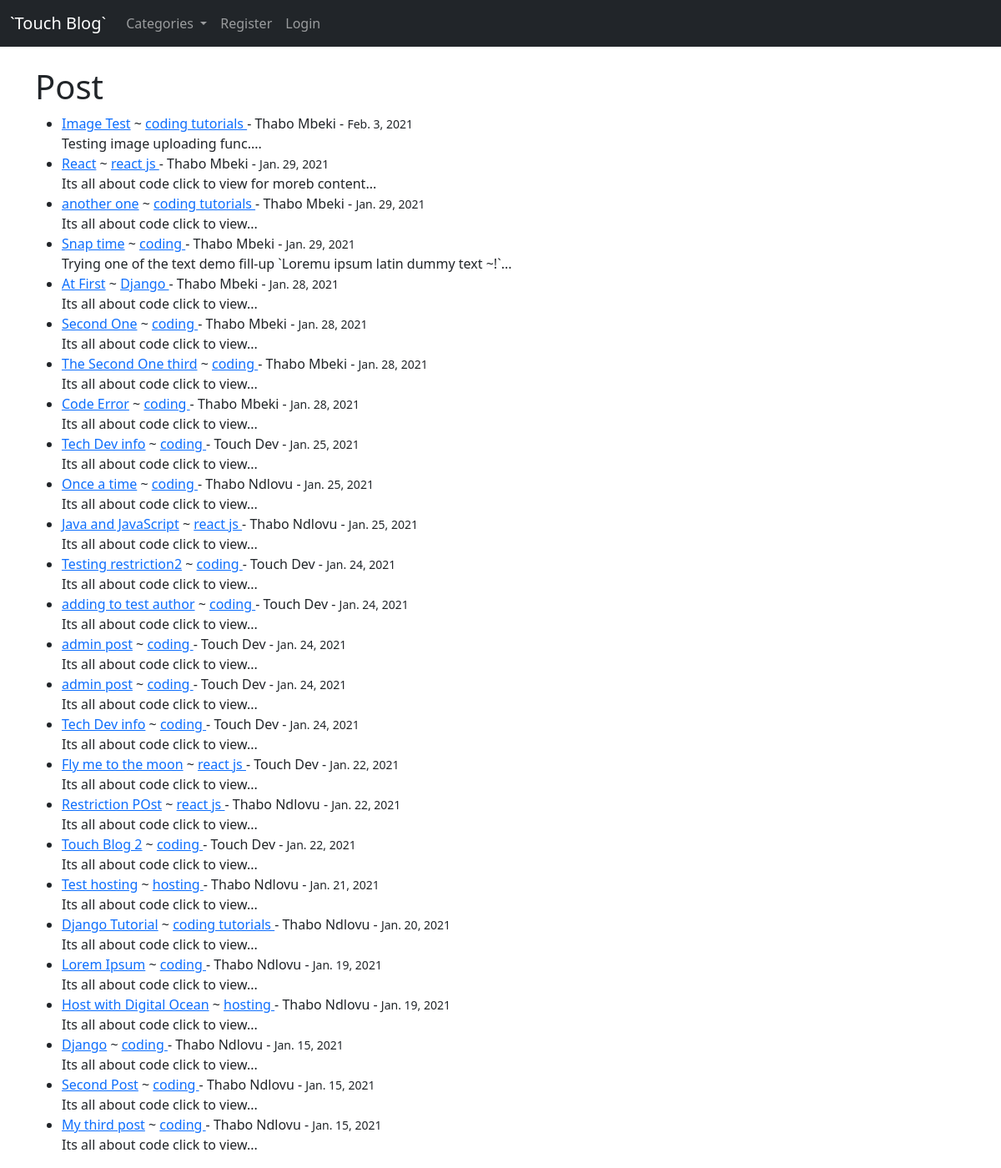
Screenshot of /blog/ with the database file from the repository.
### blog/models.py (models this page shows, shortened)
class Post(models.Model):
    title = models.CharField(max_length=255)
    header_image = models.ImageField(blank=True, null=True, upload_to="images/")
    author = models.ForeignKey(User, on_delete=models.CASCADE)
    body = RichTextField(blank=True, null=True)
    post_date = models.DateField(auto_now_add=True)
    category = models.CharField(max_length=255, default='coding')
    snippet = models.CharField(max_length=255)
    likes = models.ManyToManyField(User, related_name="blog_posts")

### blog/views.py (the view)
# urls.py: path('', HomeView.as_view(), name='home'),
class HomeView(ListView):
	model = Post
	template_name = 'home.html'
	ordering = ['-post_date']
	def get_context_data(self, *args, **kwargs):
		cat_menu = Category.objects.all()
		context = super(HomeView, self).get_context_data(*args, **kwargs)
		context['cat_menu'] = cat_menu
		return context

### blog/models.py (called while the page is built)
	def __str__(self):
		return self.name

### blog/templates/home.html (shortened to what this page needs)
{% extends 'base.html' %}
{% block content %}
    <h1>Post</h1>
	<ul>
	{% for post in object_list %}
		<li>
		<a href="{% url 'article' post.pk %}">{{ post.title }}</a>
		 ~ <a href="{% url 'category' post.category|slugify %}"> {{ post.category }} </a>
		 - {{ post.author.first_name }} {{ post.author.last_name }} - <small>{{ post.post_date }}</small>
		 <br>
		{{ post.snippet|safe }}...
		</li>
	{% endfor %}
	</ul>
{% endblock %}

### rows the page displays
Post: title "Image Test", category "coding tutorials", author.first_name "Thabo", author.last_name "Mbeki", post_date "Feb. 3, 2021", snippet "Testing image uploading func."
Post: title "React", category "react js", author.first_name "Thabo", author.last_name "Mbeki", post_date "Jan. 29, 2021", snippet "Its all about code click to view for moreb content"
Post: title "another one", category "coding tutorials", author.first_name "Thabo", author.last_name "Mbeki", post_date "Jan. 29, 2021", snippet "Its all about code click to view"
Post: title "Snap time", category "coding", author.first_name "Thabo", author.last_name "Mbeki", post_date "Jan. 29, 2021", snippet "Trying one of the text demo fill-up `Loremu ipsum latin dummy text ~!`"
Post: title "At First", category "Django", author.first_name "Thabo", author.last_name "Mbeki", post_date "Jan. 28, 2021", snippet "Its all about code click to view"
Post: title "Second One", category "coding", author.first_name "Thabo", author.last_name "Mbeki", post_date "Jan. 28, 2021", snippet "Its all about code click to view"
Post: title "The Second One third", category "coding", author.first_name "Thabo", author.last_name "Mbeki", post_date "Jan. 28, 2021", snippet "Its all about code click to view"
Post: title "Code Error", category "coding", author.first_name "Thabo", author.last_name "Mbeki", post_date "Jan. 28, 2021", snippet "Its all about code click to view"
Post: title "Tech Dev info", category "coding", author.first_name "Touch", author.last_name "Dev", post_date "Jan. 25, 2021", snippet "Its all about code click to view"
Post: title "Once a time", category "coding", author.first_name "Thabo", author.last_name "Ndlovu", post_date "Jan. 25, 2021", snippet "Its all about code click to view"
Post: title "Java and JavaScript", category "react js", author.first_name "Thabo", author.last_name "Ndlovu", post_date "Jan. 25, 2021", snippet "Its all about code click to view"
Post: title "Testing restriction2", category "coding", author.first_name "Touch", author.last_name "Dev", post_date "Jan. 24, 2021", snippet "Its all about code click to view"
Post: title "adding to test author", category "coding", author.first_name "Touch", author.last_name "Dev", post_date "Jan. 24, 2021", snippet "Its all about code click to view"
Post: title "admin post", category "coding", author.first_name "Touch", author.last_name "Dev", post_date "Jan. 24, 2021", snippet "Its all about code click to view"
Post: title "admin post", category "coding", author.first_name "Touch", author.last_name "Dev", post_date "Jan. 24, 2021", snippet "Its all about code click to view"
Post: title "Tech Dev info", category "coding", author.first_name "Touch", author.last_name "Dev", post_date "Jan. 24, 2021", snippet "Its all about code click to view"
Post: title "Fly me to the moon", category "react js", author.first_name "Touch", author.last_name "Dev", post_date "Jan. 22, 2021", snippet "Its all about code click to view"
Post: title "Restriction POst", category "react js", author.first_name "Thabo", author.last_name "Ndlovu", post_date "Jan. 22, 2021", snippet "Its all about code click to view"
Post: title "Touch Blog 2", category "coding", author.first_name "Touch", author.last_name "Dev", post_date "Jan. 22, 2021", snippet "Its all about code click to view"
Post: title "Test hosting", category "hosting", author.first_name "Thabo", author.last_name "Ndlovu", post_date "Jan. 21, 2021", snippet "Its all about code click to view"
Post: title "Django Tutorial", category "coding tutorials", author.first_name "Thabo", author.last_name "Ndlovu", post_date "Jan. 20, 2021", snippet "Its all about code click to view"
Post: title "Lorem Ipsum", category "coding", author.first_name "Thabo", author.last_name "Ndlovu", post_date "Jan. 19, 2021", snippet "Its all about code click to view"
Post: title "Host with Digital Ocean", category "hosting", author.first_name "Thabo", author.last_name "Ndlovu", post_date "Jan. 19, 2021", snippet "Its all about code click to view"
Post: title "Django", category "coding", author.first_name "Thabo", author.last_name "Ndlovu", post_date "Jan. 15, 2021", snippet "Its all about code click to view"
Post: title "Second Post", category "coding", author.first_name "Thabo", author.last_name "Ndlovu", post_date "Jan. 15, 2021", snippet "Its all about code click to view"
Post: title "My third post", category "coding", author.first_name "Thabo", author.last_name "Ndlovu", post_date "Jan. 15, 2021", snippet "Its all about code click to view"
